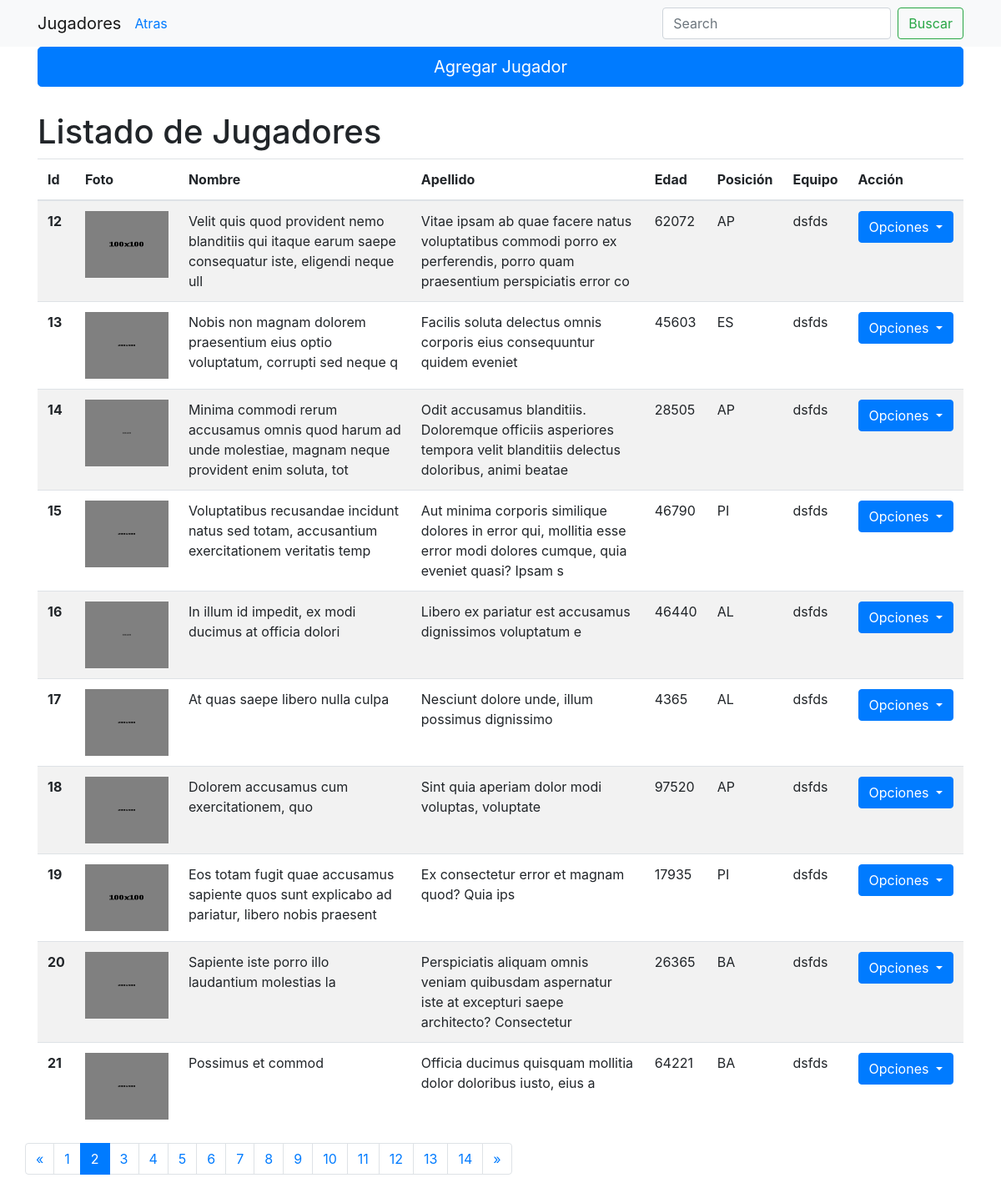
Screenshot of /basket/list_player?page=2 (signed in) with the database file from the repository.
### basket/models.py (models this page shows, shortened)
class Player(models.Model):
    name = models.CharField(max_length=120)
    nickname = models.CharField(max_length=120)
    birthday = models.DateField(null=True)
    age = models.PositiveIntegerField(null=True)
    rut = models.CharField(max_length=12)
    email = models.EmailField()
    height = models.PositiveIntegerField(help_text="Altura en cm",null=True)
    weight = models.PositiveIntegerField(help_text="Peso en gramos",null=True)
    picture = models.ImageField(upload_to='picture_players')
    position = models.CharField(max_length=60, choices=POSITION_PLAYER_CHOICES)
    team = models.ForeignKey(Team, on_delete=models.CASCADE,null=True)

class Team(models.Model):
    name = models.CharField(max_length=120)
    description = models.TextField()
    logo = models.ImageField(upload_to='logos')
    def __str__(self):
        return self.name

### basket/views.py (the view)
# urls.py: path('list_player', views.listarJugador, name="listPlayer"),
@user_passes_test(lambda u: u.is_superuser, login_url = '../aut/login' )
def listarJugador(request):
    data = {}
    data=Player.objects.all()
    page=request.GET.get('page',1)
    paginator=Paginator(data,10)
    try:
        lista_objetos=paginator.page(page)
    except PageNotAnInteger:
        lista_objetos=paginator.page(1)
    except EmptyPage:
        lista_objetos=paginator.page(paginator.num_pages)
    template_name='player/listarPlayer.html'
    return render(request, template_name,{'lista_objetos':lista_objetos})

### basket/templates/player/listarPlayer.html (shortened to what this page needs)
{% extends 'Bases/listar.html' %}
{% block agregar %}
  <a href="{% url 'addPlayer' %}" class="btn btn-lg btn-primary btn-block" role="button">Agregar Jugador</a>
{% endblock %}
{% block titulo %}
  <a class="navbar-brand" href="#">Jugadores</a>
  <a href="{% url 'OpcionesAdmin' %}">Atras</a>
{% endblock %}
{% block nombreLista %}
  <h1 style="margin-top:30px;">Listado de Jugadores</h1>
{% endblock %}
{% block lista %}
  <thead>
    <tr>
      <th scope="col">Id</th>
      <th scope="col">Foto</th>
      <th scope="col">Nombre</th>
      <th scope="col">Apellido</th>
      <th scope="col">Edad</th>
      <th scope="col">Posición</th>
      <th scope="col">Equipo</th>
      <th scope="col">Acción</th>
    </tr>
  </thead>
  <tbody>
    {% for Objeto in lista_objetos %}
    <tr>
      <th scope="row">{{Objeto.id}}</th>
      <td><img src="{{Objeto.picture.url}}" alt="foto" width="100px" height="80px"></td>
      <td>{{Objeto.name}}</td>
      <td>{{Objeto.nickname}}</td>
      <td>{{Objeto.age}}</td>
      <td>{{Objeto.position}}</td>
      <td>{{Objeto.team}}</td>
      <td>
        <div class="dropdown">
          <button class="btn btn-primary dropdown-toggle" type="button" id="dropdownMenu2" data-toggle="dropdown" aria-haspopup="true" aria-expanded="false">
            Opciones
          </button>
        </div>
      </td>
    </tr>
    {% endfor %}
  </tbody>
{% endblock %}
{% block paginacion %}
{% if lista_objetos.has_other_pages %}
  <ul class="pagination">
    {% if lista_objetos.has_previous %}
      <li class="page-item"><a class="page-link" href="?page={{ lista_objetos.previous_page_number }}">&laquo;</a></li>
    {% else %}
    <li class="disabled"><span class="page-link">&laquo;</span></li>
    {% endif %}
    {% for i in lista_objetos.paginator.page_range %}
      {% if lista_objetos.number == i %}
        <li class="page-item active"><span class="page-link">{{ i }}<span class="sr-only">(current)</span></span></li>
      {% else %}
        <li class="page-item"><a class="page-link" href="?page={{ i }}">{{ i }}</a></li>
      {% endif %}
    {% endfor %}
    {% if lista_objetos.has_next %}
      <li class="page-item"><a class="page-link" href="?page={{ lista_objetos.next_page_number }}">&raquo;</a></li>
    {% else %}
      <li class="disabled"><span class="page-link">&raquo;</span></li>
    {% endif %}
    </ul>
{% endif %}
{% endblock %}

### rows the page displays
Player: id "12", picture (picture), name "Velit quis quod provident nemo blanditiis qui itaque earum saepe consequatur iste, eligendi neque ull", nickname "Vitae ipsam ab quae facere natus voluptatibus commodi porro ex perferendis, porro quam praesentium perspiciatis error co", age "62072", position "AP", team "dsfds"
Player: id "13", picture (picture), name "Nobis non magnam dolorem praesentium eius optio voluptatum, corrupti sed neque q", nickname "Facilis soluta delectus omnis corporis eius consequuntur quidem eveniet", age "45603", position "ES", team "dsfds"
Player: id "14", picture (picture), name "Minima commodi rerum accusamus omnis quod harum ad unde molestiae, magnam neque provident enim soluta, tot", nickname "Odit accusamus blanditiis. Doloremque officiis asperiores tempora velit blanditiis delectus doloribus, animi beatae", age "28505", position "AP", team "dsfds"
Player: id "15", picture (picture), name "Voluptatibus recusandae incidunt natus sed totam, accusantium exercitationem veritatis temp", nickname "Aut minima corporis similique dolores in error qui, mollitia esse error modi dolores cumque, quia eveniet quasi? Ipsam s", age "46790", position "PI", team "dsfds"
Player: id "16", picture (picture), name "In illum id impedit, ex modi ducimus at officia dolori", nickname "Libero ex pariatur est accusamus dignissimos voluptatum e", age "46440", position "AL", team "dsfds"
Player: id "17", picture (picture), name "At quas saepe libero nulla culpa", nickname "Nesciunt dolore unde, illum possimus dignissimo", age "4365", position "AL", team "dsfds"
Player: id "18", picture (picture), name "Dolorem accusamus cum exercitationem, quo", nickname "Sint quia aperiam dolor modi voluptas, voluptate", age "97520", position "AP", team "dsfds"
Player: id "19", picture (picture), name "Eos totam fugit quae accusamus sapiente quos sunt explicabo ad pariatur, libero nobis praesent", nickname "Ex consectetur error et magnam quod? Quia ips", age "17935", position "PI", team "dsfds"
Player: id "20", picture (picture), name "Sapiente iste porro illo laudantium molestias la", nickname "Perspiciatis aliquam omnis veniam quibusdam aspernatur iste at excepturi saepe architecto? Consectetur", age "26365", position "BA", team "dsfds"
Player: id "21", picture (picture), name "Possimus et commod", nickname "Officia ducimus quisquam mollitia dolor doloribus iusto, eius a", age "64221", position "BA", team "dsfds"

### other values shown
{{ i }} "1" "3" "4" "5" "6" "7" "8" "9" "10" "11" "12" "13" "14"
{{ i }} "2"
